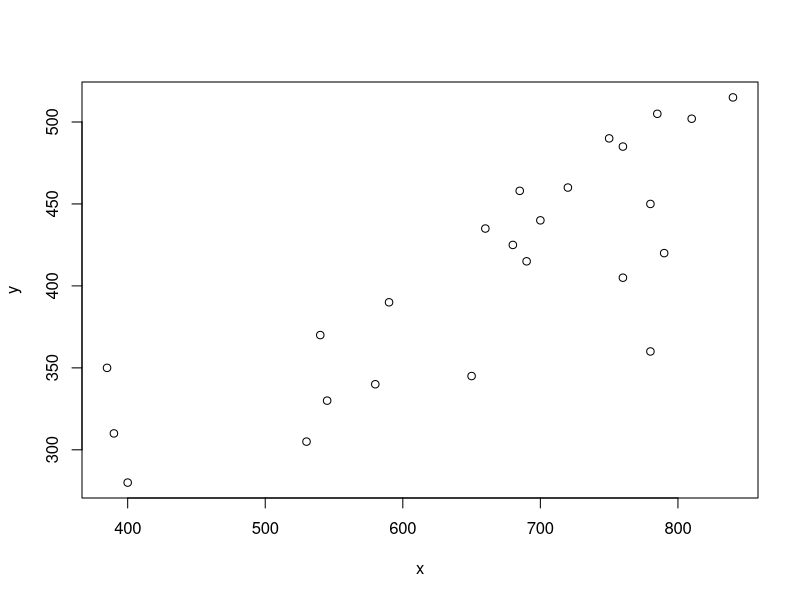
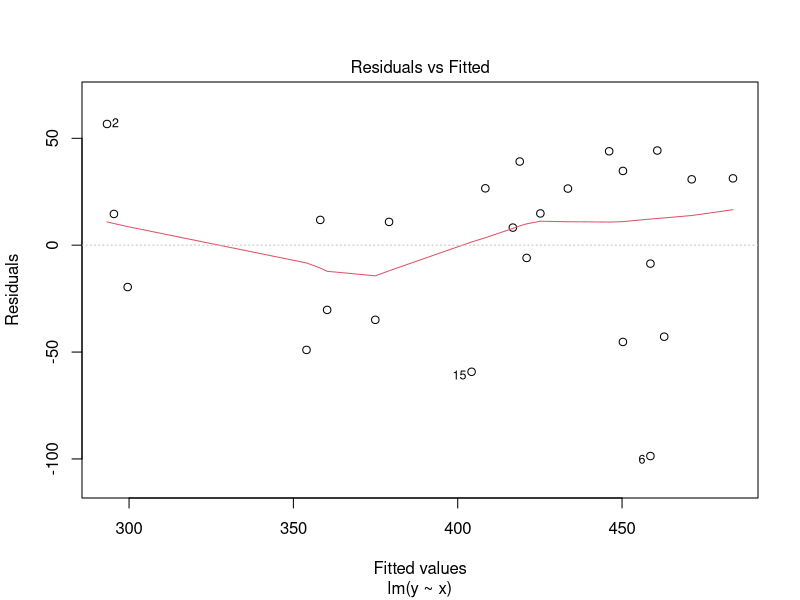
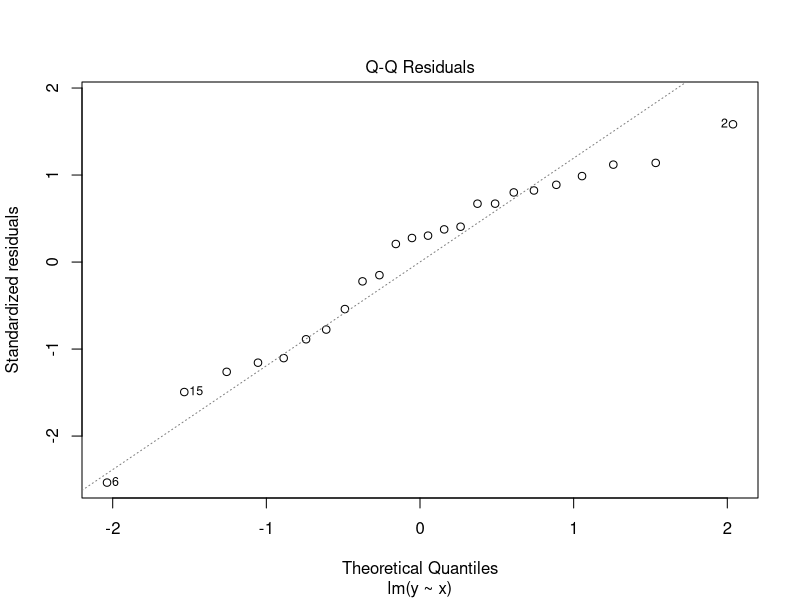
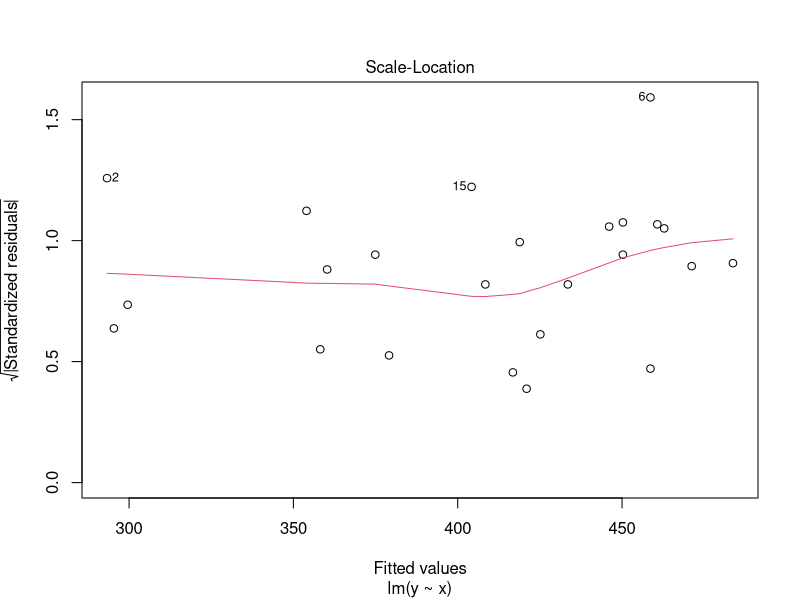
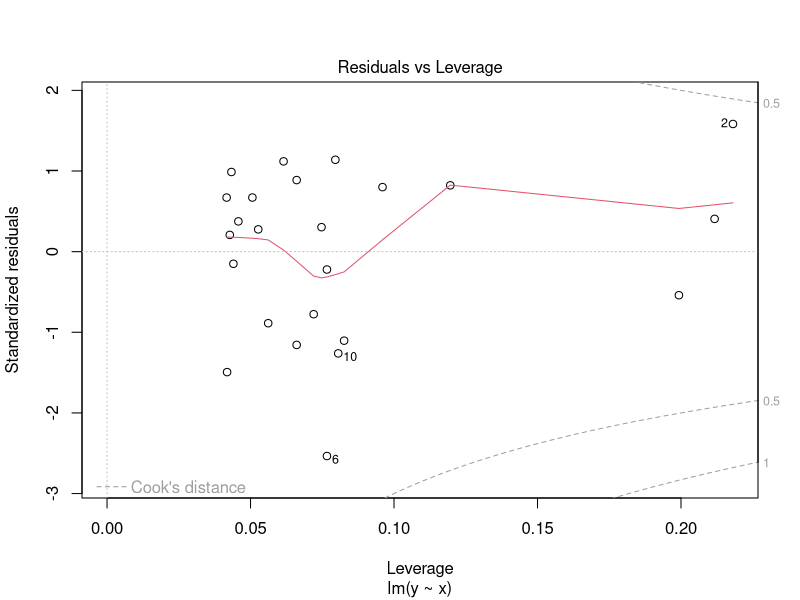
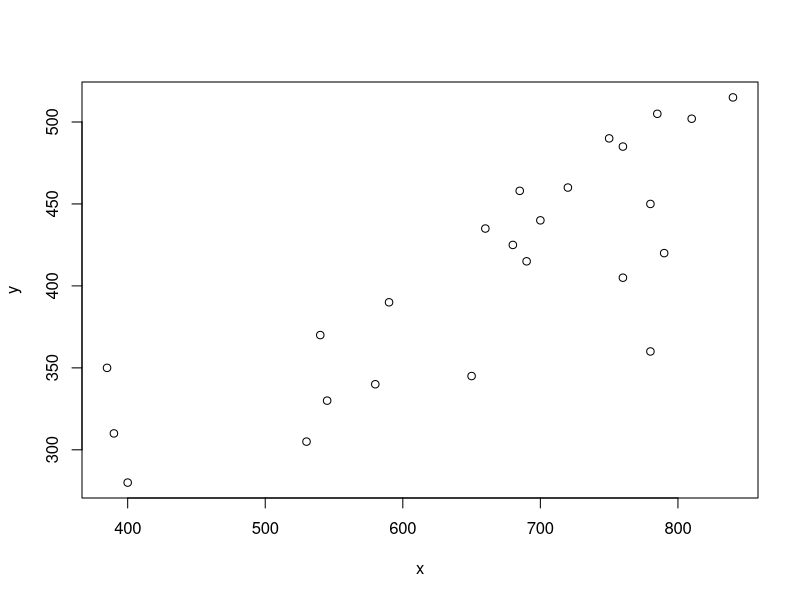
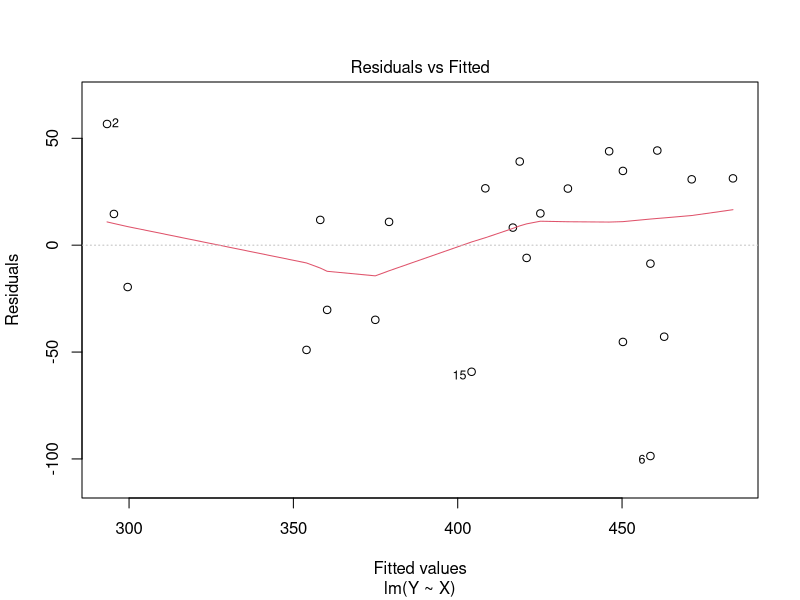
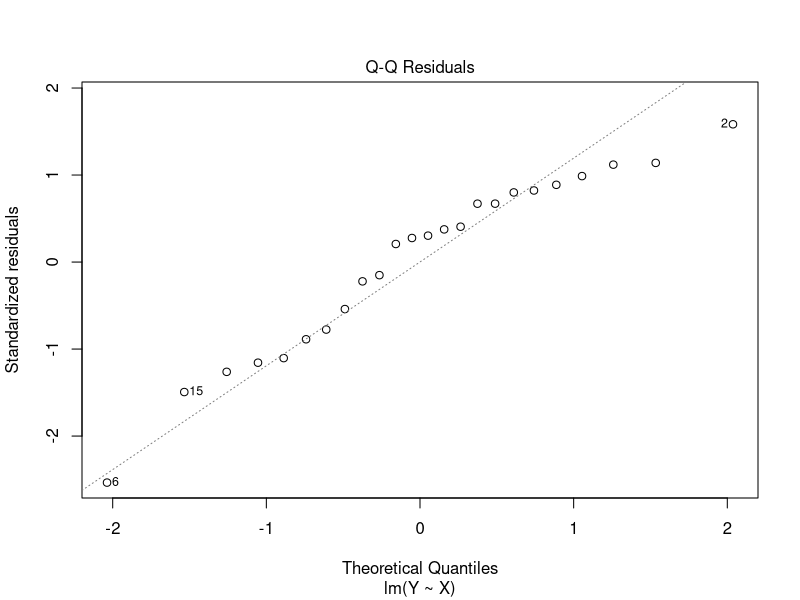

The R source for these figures, in order:
# install.packages('lmtest')

library(lmtest)
require(readxl)

# data <- read.table('./2oct/data/data.txt', dec=',', header=TRUE)
data <- read_xlsx("./2oct/data/data.xlsx")
y <- data$Y
x <- data$X


m <- lm(Y~X, data = data)
sm <- summary(m)
sm

#Остатки
e <- sm$residuals
e


#1
cor(data$X, data$Y, method = "pearson")
plot(x, y)



#2
mydata <- round(data.frame(x, y), 1)
res <- lm(y ~ x, data = mydata)
smres <- summary(res)
coefres <- coef(res)
residuals(res)
fitted.values(res)
names(res)
vcov(res)
plot(res)



#3
plot(x, y)
# par(new=TRUE)
# plot(res, add=TRUE)



#4
anova(res)
A <- (sum(abs(e/y))/length(y))*100
A



#5
# Показательная функция. У был под логарифмом, поэтому надо заменить
Y <- log10(y)
mp <- lm(Y~x)
smp <- summary(mp)
smp # Линеанизированые функции, нам нужно их анлинеализировать

# Показательная модель (функция)
Ap <- smp$coefficients[1] #2.297094
Bp <- smp$coefficients[2] #0.0004663088

ap <- 10^smp$coefficients[1]  # 198.1955
bp <- 10^smp$coefficients[2]  # 1.001074

yp <- ap * bp^x
Ap <- (sum(abs(smp$residuals/Y))/length(Y))*100
# plot(yp)

#Степенная модель
X <- log10(x)
ms <- lm(Y~X)
sms <- summary(ms)

As <- sms$coefficients[1]  # 0.8783031
as <- 10^sms$coefficients[1]  # 7.556195
bs <- sms$coefficients[2]  # 0.6145747

ys <- as * x^bs
As <- (sum(abs(sms$residuals/Y))/length(Y))*100
# plot(ys)


#Гиперболическая модель
Xg <- 1/x
mg <- lm(y~Xg)
smg <- summary(mg)

ag <- smg$coefficients[1]
bg <- smg$coefficients[2]

yg <- ag + (bg/x)
Ag <- (sum(abs(smg$residuals/y))/length(y))*100
# plot(yg)


#6
plot(m)
plot(mp)
plot(ms)
plot(mg)


#7
det <- c(sm$r.squared, smp$r.squared, sms$r.squared, smg$r.squared)
a_det <- c(sm$adj.r.squared, smp$adj.r.squared, sms$adj.r.squared, smg$adj.r.squared)
se <- c(sm$sigma, smp$sigma, sms$sigma, smg$sigma)
app_error <- c(A, Ap, As, Ag)
f_stat <- c(sm$fstatistic[[1]], smp$fstatistic[[1]], sms$fstatistic[[1]], smg$fstatistic[[1]])

out <- data.frame(
  det,
  a_det,
  se,
  app_error,
  f_stat
)

out